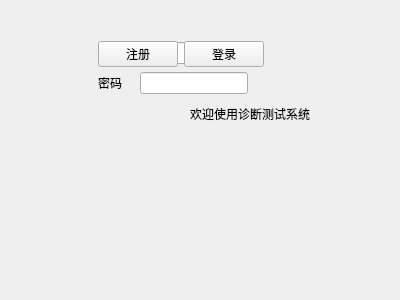
<?xml version="1.0" encoding="UTF-8"?>
<ui version="4.0">
 <class>DoctorView</class>
 <widget class="QWidget" name="DoctorView">
  <property name="geometry">
   <rect>
    <x>0</x>
    <y>0</y>
    <width>400</width>
    <height>300</height>
   </rect>
  </property>
  <property name="windowTitle">
   <string>医生管理</string>
  </property>
  <widget class="QWidget" name="layoutWidget">
   <property name="geometry">
    <rect>
     <x>50</x>
     <y>40</y>
     <width>246</width>
     <height>56</height>
    </rect>
   </property>
   <layout class="QHBoxLayout" name="horizontalLayout_2">
    <item>
     <spacer name="horizontalSpacer">
      <property name="orientation">
       <enum>Qt::Orientation::Horizontal</enum>
      </property>
      <property name="sizeHint" stdset="0">
       <size>
        <width>40</width>
        <height>20</height>
       </size>
      </property>
     </spacer>
    </item>
    <item>
     <layout class="QGridLayout" name="gridLayout">
      <item row="0" column="0">
       <widget class="QLabel" name="label_2">
        <property name="text">
         <string>用户名</string>
        </property>
       </widget>
      </item>
      <item row="0" column="1">
       <widget class="QLineEdit" name="inputUsername"/>
      </item>
      <item row="1" column="0">
       <widget class="QLabel" name="label_3">
        <property name="text">
         <string>密码</string>
        </property>
       </widget>
      </item>
      <item row="1" column="1">
       <widget class="QLineEdit" name="inputPassword"/>
      </item>
     </layout>
    </item>
    <item>
     <spacer name="horizontalSpacer_2">
      <property name="orientation">
       <enum>Qt::Orientation::Horizontal</enum>
      </property>
      <property name="sizeHint" stdset="0">
       <size>
        <width>40</width>
        <height>20</height>
       </size>
      </property>
     </spacer>
    </item>
   </layout>
  </widget>
  <widget class="QLabel" name="label">
   <property name="geometry">
    <rect>
     <x>59</x>
     <y>106</y>
     <width>382</width>
     <height>16</height>
    </rect>
   </property>
   <property name="text">
    <string>欢迎使用诊断测试系统</string>
   </property>
   <property name="alignment">
    <set>Qt::AlignmentFlag::AlignCenter</set>
   </property>
  </widget>
  <widget class="QWidget" name="layoutWidget_2">
   <property name="geometry">
    <rect>
     <x>50</x>
     <y>40</y>
     <width>262</width>
     <height>28</height>
    </rect>
   </property>
   <layout class="QHBoxLayout" name="horizontalLayout_3">
    <item>
     <spacer name="horizontalSpacer_3">
      <property name="orientation">
       <enum>Qt::Orientation::Horizontal</enum>
      </property>
      <property name="sizeHint" stdset="0">
       <size>
        <width>40</width>
        <height>20</height>
       </size>
      </property>
     </spacer>
    </item>
    <item>
     <layout class="QHBoxLayout" name="horizontalLayout">
      <item>
       <widget class="QPushButton" name="btSignin">
        <property name="text">
         <string>注册</string>
        </property>
       </widget>
      </item>
      <item>
       <widget class="QPushButton" name="btSignup">
        <property name="text">
         <string>登录</string>
        </property>
       </widget>
      </item>
     </layout>
    </item>
    <item>
     <spacer name="horizontalSpacer_4">
      <property name="orientation">
       <enum>Qt::Orientation::Horizontal</enum>
      </property>
      <property name="sizeHint" stdset="0">
       <size>
        <width>40</width>
        <height>20</height>
       </size>
      </property>
     </spacer>
    </item>
   </layout>
  </widget>
 </widget>
 <resources/>
 <connections/>
</ui>
